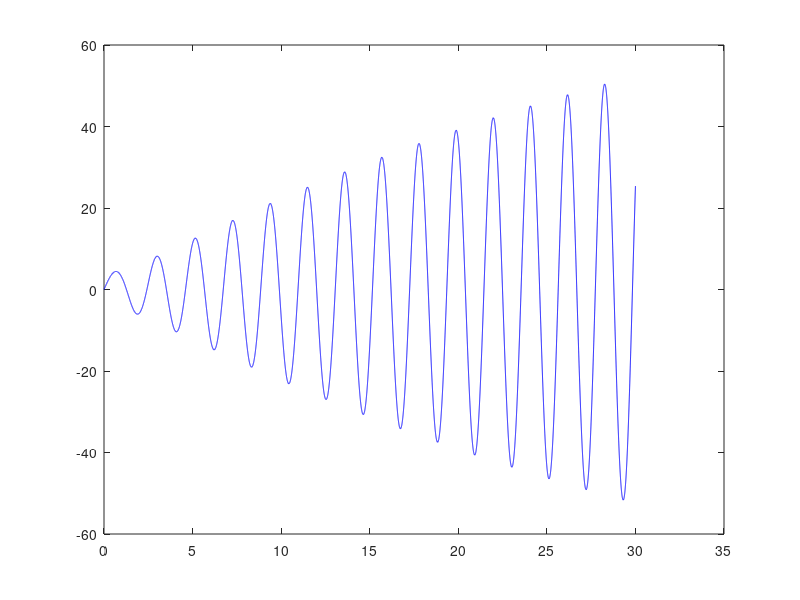
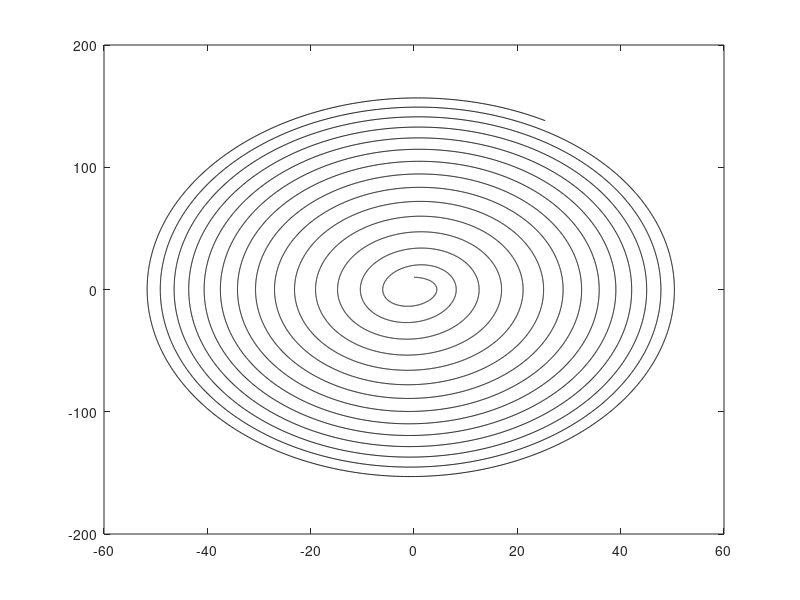

Recreate these plots in MATLAB, in order.
function sist_edo_01

    %definiciones iniciales

    ndt = 30000;
    dt = 0.001;

    t0 = 0; 
    y01 = 0;
    y02 = 10;

    t = zeros(1, ndt);
    y = zeros(2, ndt);

    t(1) = 0;
    y(1,1) = 0;
    y(2,1) = 10;

    for i=1 : ndt + 1
        k1 = dt * f_pend(t(i), y(:,i));
        y(:,i+1) = y(:,i) + k1;
        t(i+1) = i * dt;
    endfor

    figure(1)
    plot(t, y(1, :), "blue");

    figure(2)
    plot(y(1, :), y(2, :), "black");


end

function [fy]=f_pend(x,z)

    alfa = 3;

    fy(1,1) = 0 * z(1) + z(2) + sin(alfa * x) * 0;
    fy(2,1) = -9 * z(1) - 0.06 * z(2) + sin(alfa * x) * 15;

end